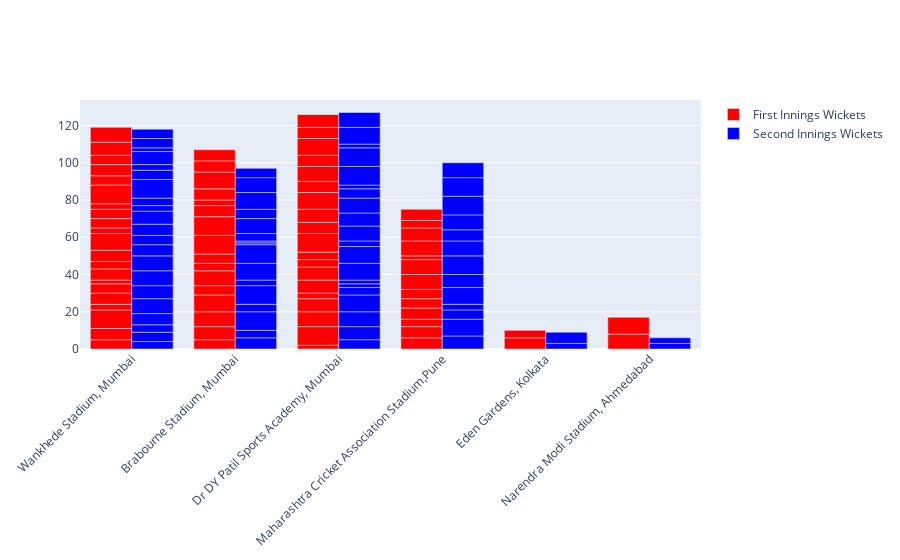

Here is the notebook cell this chart was saved with:
### Code cell
#In which innings the players preformmed well.
ShowResults = go.Figure()

ShowResults.add_trace(go.Bar(
    x=df["venue"],y=df["first_ings_wkts"],
    name='First Innings Wickets', marker_color='red'
))

ShowResults.add_trace(go.Bar(
    x=df["venue"],y=df["second_ings_wkts"],
    name='Second Innings Wickets', marker_color='blue'
))

ShowResults.update_layout(barmode='group', xaxis_tickangle=-45)
ShowResults.show()

### Figure 1 — Plotly figure (JSON) as saved in the notebook; plotly's stock layout.template omitted (floating-point values rounded to 4 significant figures)
{"data": [{"marker": {"color": "red"}, "name": "First Innings Wickets", "type": "bar", "x": ["Wankhede Stadium, Mumbai", "Brabourne Stadium, Mumbai", "Dr DY Patil Sports Academy, Mumbai", "Wankhede Stadium, Mumbai", "Maharashtra Cricket Association Stadium,Pune", "Dr DY Patil Sports Academy, Mumbai", "Brabourne Stadium, Mumbai", "Wankhede Stadium, Mumbai", "Dr DY Patil Sports Academy, Mumbai", "Maharashtra Cricket Association Stadium,Pune", "Brabourne Stadium, Mumbai", "Dr DY Patil Sports Academy, Mumbai", "Wankhede Stadium, Mumbai", "Maharashtra Cricket Association Stadium,Pune", "Dr DY Patil Sports Academy, Mumbai", "Brabourne Stadium, Mumbai", "Dr DY Patil Sports Academy, Mumbai", "Maharashtra Cricket Association Stadium,Pune", "Brabourne Stadium, Mumbai", "Wankhede Stadium, Mumbai", "Dr DY Patil Sports Academy, Mumbai", "Dr DY Patil Sports Academy, Mumbai", "Maharashtra Cricket Association Stadium,Pune", "Dr DY Patil Sports Academy, Mumbai", "Brabourne Stadium, Mumbai", "Brabourne Stadium, Mumbai", "Wankhede Stadium, Mumbai", "Dr DY Patil Sports Academy, Mumbai", "Maharashtra Cricket Association Stadium,Pune", "Brabourne Stadium, Mumbai", "Dr DY Patil Sports Academy, Mumbai", "Brabourne Stadium, Mumbai", "Dr DY Patil Sports Academy, Mumbai", "Wankhede Stadium, Mumbai", "Dr DY Patil Sports Academy, Mumbai", "Brabourne Stadium, Mumbai", "Wankhede Stadium, Mumbai", "Wankhede Stadium, Mumbai", "Maharashtra Cricket Association Stadium,Pune", "Wankhede Stadium, Mumbai", "Wankhede Stadium, Mumbai", "Maharashtra Cricket Association Stadium,Pune", "Brabourne Stadium, Mumbai", "Dr DY Patil Sports Academy, Mumbai", "Wankhede Stadium, Mumbai", "Maharashtra Cricket Association Stadium,Pune", "Wankhede Stadium, Mumbai", "Dr DY Patil Sports Academy, Mumbai", "Maharashtra Cricket Association Stadium,Pune", "Brabourne Stadium, Mumbai", "Brabourne Stadium, Mumbai", "Wankhede Stadium, Mumbai", "Maharashtra Cricket Association Stadium,Pune", "Wankhede Stadium, Mumbai", "Dr DY Patil Sports Academy, Mumbai", "Dr DY Patil Sports Academy, Mumbai", "Maharashtra Cricket Association Stadium,Pune", "Dr DY Patil Sports Academy, Mumbai", "Wankhede Stadium, Mumbai", "Brabourne Stadium, Mumbai", "Maharashtra Cricket Association Stadium,Pune", "Wankhede Stadium, Mumbai", "Brabourne Stadium, Mumbai", "Dr DY Patil Sports Academy, Mumbai", "Wankhede Stadium, Mumbai", "Dr DY Patil Sports Academy, Mumbai", "Wankhede Stadium, Mumbai", "Brabourne Stadium, Mumbai", "Wankhede Stadium, Mumbai", "Wankhede Stadium, Mumbai", "Eden Gardens, Kolkata", "Eden Gardens, Kolkata", "Narendra Modi Stadium, Ahmedabad", "Narendra Modi Stadium, Ahmedabad"], "y": [5, 5, 2, 6, 6, 10, 7, 10, 8, 6, 8, 7, 3, 4, 3, 9, 7, 6, 5, 6, 7, 4, 5, 4, 8, 4, 5, 10, 5, 5, 6, 10, 7, 2, 9, 10, 6, 4, 8, 6, 9, 8, 6, 6, 3, 2, 5, 8, 8, 3, 6, 5, 7, 3, 6, 9, 4, 6, 10, 9, 6, 5, 6, 7, 6, 0, 5, 6, 7, 8, 6, 4, 8, 9]}, {"marker": {"color": "blue"}, "name": "Second Innings Wickets", "type": "bar", "x": ["Wankhede Stadium, Mumbai", "Brabourne Stadium, Mumbai", "Dr DY Patil Sports Academy, Mumbai", "Wankhede Stadium, Mumbai", "Maharashtra Cricket Association Stadium,Pune", "Dr DY Patil Sports Academy, Mumbai", "Brabourne Stadium, Mumbai", "Wankhede Stadium, Mumbai", "Dr DY Patil Sports Academy, Mumbai", "Maharashtra Cricket Association Stadium,Pune", "Brabourne Stadium, Mumbai", "Dr DY Patil Sports Academy, Mumbai", "Wankhede Stadium, Mumbai", "Maharashtra Cricket Association Stadium,Pune", "Dr DY Patil Sports Academy, Mumbai", "Brabourne Stadium, Mumbai", "Dr DY Patil Sports Academy, Mumbai", "Maharashtra Cricket Association Stadium,Pune", "Brabourne Stadium, Mumbai", "Wankhede Stadium, Mumbai", "Dr DY Patil Sports Academy, Mumbai", "Dr DY Patil Sports Academy, Mumbai", "Maharashtra Cricket Association Stadium,Pune", "Dr DY Patil Sports Academy, Mumbai", "Brabourne Stadium, Mumbai", "Brabourne Stadium, Mumbai", "Wankhede Stadium, Mumbai", "Dr DY Patil Sports Academy, Mumbai", "Maharashtra Cricket Association Stadium,Pune", "Brabourne Stadium, Mumbai", "Dr DY Patil Sports Academy, Mumbai", "Brabourne Stadium, Mumbai", "Dr DY Patil Sports Academy, Mumbai", "Wankhede Stadium, Mumbai", "Dr DY Patil Sports Academy, Mumbai", "Brabourne Stadium, Mumbai", "Wankhede Stadium, Mumbai", "Wankhede Stadium, Mumbai", "Maharashtra Cricket Association Stadium,Pune", "Wankhede Stadium, Mumbai", "Wankhede Stadium, Mumbai", "Maharashtra Cricket Association Stadium,Pune", "Brabourne Stadium, Mumbai", "Dr DY Patil Sports Academy, Mumbai", "Wankhede Stadium, Mumbai", "Maharashtra Cricket Association Stadium,Pune", "Wankhede Stadium, Mumbai", "Dr DY Patil Sports Academy, Mumbai", "Maharashtra Cricket Association Stadium,Pune", "Brabourne Stadium, Mumbai", "Brabourne Stadium, Mumbai", "Wankhede Stadium, Mumbai", "Maharashtra Cricket Association Stadium,Pune", "Wankhede Stadium, Mumbai", "Dr DY Patil Sports Academy, Mumbai", "Dr DY Patil Sports Academy, Mumbai", "Maharashtra Cricket Association Stadium,Pune", "Dr DY Patil Sports Academy, Mumbai", "Wankhede Stadium, Mumbai", "Brabourne Stadium, Mumbai", "Maharashtra Cricket Association Stadium,Pune", "Wankhede Stadium, Mumbai", "Brabourne Stadium, Mumbai", "Dr DY Patil Sports Academy, Mumbai", "Wankhede Stadium, Mumbai", "Dr DY Patil Sports Academy, Mumbai", "Wankhede Stadium, Mumbai", "Brabourne Stadium, Mumbai", "Wankhede Stadium, Mumbai", "Wankhede Stadium, Mumbai", "Eden Gardens, Kolkata", "Eden Gardens, Kolkata", "Narendra Modi Stadium, Ahmedabad", "Narendra Modi Stadium, Ahmedabad"], "y": [4, 6, 5, 5, 7, 7, 4, 4, 8, 9, 10, 9, 6, 5, 4, 4, 2, 3, 10, 8, 2, 9, 9, 9, 3, 9, 7, 3, 7, 10, 8, 1, 7, 8, 8, 1, 8, 6, 10, 5, 6, 8, 4, 5, 7, 6, 3, 2, 8, 8, 5, 4, 10, 10, 10, 10, 10, 2, 5, 9, 8, 3, 8, 9, 7, 8, 2, 5, 5, 5, 3, 6, 3, 3]}], "layout": {"barmode": "group", "xaxis": {"tickangle": -45}}}
